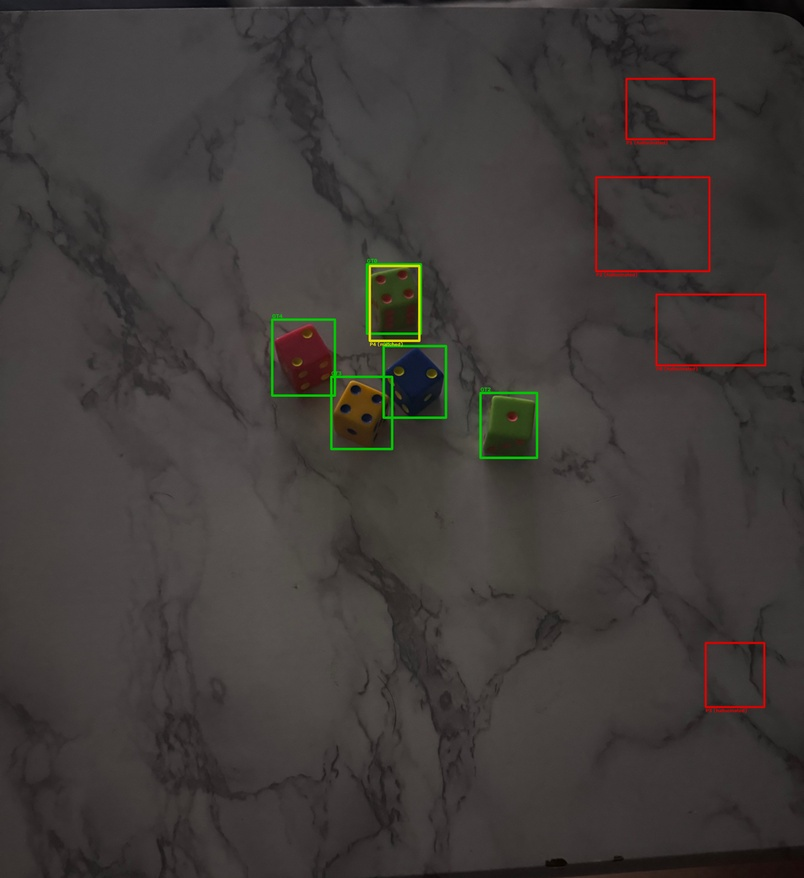
#> input picture runs/localization/failure_analysis/d6_ - 122_jpeg.rf.APJxsi3oQTL3RaeoWwjF_diagnostic.jpg, 804 x 878 px, shrunk from 4284 x 4682 before the run, given in place of d6_ - 737.jpeg, which was not available
$ python manual_locate.py
#> lines starting #> are read from the running program, lines starting #| are printed output that depends on the picture; after the words box and inside, x2 and y2 are one past the last pixel; in counts of white or black regions, pixels touching at a corner belong together; pictures that were not available may be replaced by others from this repository, and a replacement may not be noted
import argparse
from dataclasses import dataclass
from pathlib import Path
import cv2 as cv
import numpy as np

# image; lighting; dice and background; best dice detection
# 1; good lighting; light dice light bg; grey_hsv_circled, grey_hsv_canny_circled
# 9; good lighting; dark dice light bg; hsv_otsu_boxed, hsv_tresh_boxed, hsv_triangle_boxed
# 22; good lighting; dark dice dark bg; hsv_otsu_boxed, hsv_tresh_boxed, hsv_triangle_boxed, lab_trsh_box, lab_triangle_boxed
# 67; good lighting; light dice dark bg; hsv_otsu_boxed, hsv_triangle_boxed, lab_outsu_boxed, lab_triangle_boxed, lab_tresh_boxed
# 649; poor lighting; dark dice light bg; hsv_otsu_boxed, lab_canny_circled, lab_triangle_boxed
# 661; poor lighting; light dice light bg; grey_hsv_circ
# 728; poor lighting; light dice dark bg; lab_otsu_box (1 box), lab_thresh_boxed (2 boxes), lab_triangle_boxed (2 boes)
# 737; poor lighting; dark dice dark bg; lab_otsu_boxed, lab_triangle_boxed


CURRENT_DIR = Path.cwd()
OUTPUT_DIR = CURRENT_DIR / "runs/localization/latest/run_737"
HSV_DIR = OUTPUT_DIR / "hsv"
LAB_DIR = OUTPUT_DIR / "lab"
ANNOTATED_DIR = OUTPUT_DIR / "annotated"
EDGES_DIR = OUTPUT_DIR / "edges"
IMAGE_DIR = CURRENT_DIR / "data/raw/d6_ - 737.jpeg"
DEBUG = True
MIN_AREA_FRACTION = 0.0015
MAX_AREA_FRACTION = 0.10
MIN_ASPECT_RATIO = 0.45
MAX_ASPECT_RATIO = 2.2
MIN_SOLIDITY = 0.75
MORPH_KERNEL_SIZE = (5, 5)

OUTPUT_DIR.mkdir(parents=True, exist_ok=True)
HSV_DIR.mkdir(parents=True, exist_ok=True)
LAB_DIR.mkdir(parents=True, exist_ok=True)
ANNOTATED_DIR.mkdir(parents=True, exist_ok=True)
EDGES_DIR.mkdir(parents=True, exist_ok=True)

def contour_solidity(contour):
    area = cv.contourArea(contour)
    hull = cv.convexHull(contour)
    hull_area = cv.contourArea(hull)
    if hull_area == 0:
        return 0
    return area / hull_area

def filter_dice_contours(contours, image_area):
    min_area_px = MIN_AREA_FRACTION * image_area
    max_area_px = MAX_AREA_FRACTION * image_area
    boxes = []
    for c in contours:
        area = cv.contourArea(c)
        if area < min_area_px or area > max_area_px:
            continue

        x, y, w, h = cv.boundingRect(c)
        aspect_ratio = w / h if h > 0 else 0
        if aspect_ratio < MIN_ASPECT_RATIO or aspect_ratio > MAX_ASPECT_RATIO:
            continue

        if contour_solidity(c) < MIN_SOLIDITY:
            continue

        boxes.append((x, y, w, h))

    return boxes

def box_dice(orig_img, input_img):
    image_area = orig_img.shape[0] * orig_img.shape[1]
    kernel = cv.getStructuringElement(cv.MORPH_ELLIPSE, MORPH_KERNEL_SIZE)
    opened = cv.morphologyEx(input_img, cv.MORPH_OPEN, kernel, iterations=3)
    closed = cv.morphologyEx(opened, cv.MORPH_CLOSE, kernel, iterations=3)
    if len(closed.shape) == 3:
        closed = cv.cvtColor(closed, cv.COLOR_BGR2GRAY)
    contours, _ = cv.findContours(closed, cv.RETR_EXTERNAL, cv.CHAIN_APPROX_SIMPLE)
    boxes = filter_dice_contours(contours, image_area)
    boxed = orig_img.copy()
    for i, (x, y, w, h) in enumerate(boxes):
        cv.rectangle(boxed, (x, y), (x + w, y + h), (0, 255, 0), 12)

    return boxed

def circle_pips(orig_img, input_img):
    circled = orig_img.copy()
    if len(input_img.shape) == 3:
        input_img = cv.cvtColor(input_img, cv.COLOR_BGR2GRAY)
    circles = cv.HoughCircles(
        input_img,
        cv.HOUGH_GRADIENT,
        dp=1,
        minDist=orig_img.shape[0]/85,
        param1=200,
        param2=10,
        minRadius=20,
        maxRadius=30
    )

    if circles is not None:
        circles = np.uint16(np.around(circles))
        for i in circles[0, :]:
            cv.circle(circled, (i[0], i[1]), i[2], (0, 255, 0), 2)
            cv.circle(circled, (i[0], i[1]), 2, (0, 0, 255), 3)

    return circled

image = cv.imread(IMAGE_DIR)
#> image is the input picture: shape (878, 804, 3); mean B, G, R 56.5, 59, 63.4
if image is None:
    raise FileNotFoundError(f"Could not read image: {IMAGE_DIR}")

blurred = cv.GaussianBlur(image, (3,3), .05)

# HSV
hsv = cv.cvtColor(blurred, cv.COLOR_BGR2HSV)
#> hsv: shape (878, 804, 3); mean H, S, V 31.3, 29.1, 64.4
grey_hsv = cv.cvtColor(hsv, cv.COLOR_BGR2GRAY)

retval, hsv_thresh_img = cv.threshold(grey_hsv, 127, 255, cv.THRESH_BINARY)
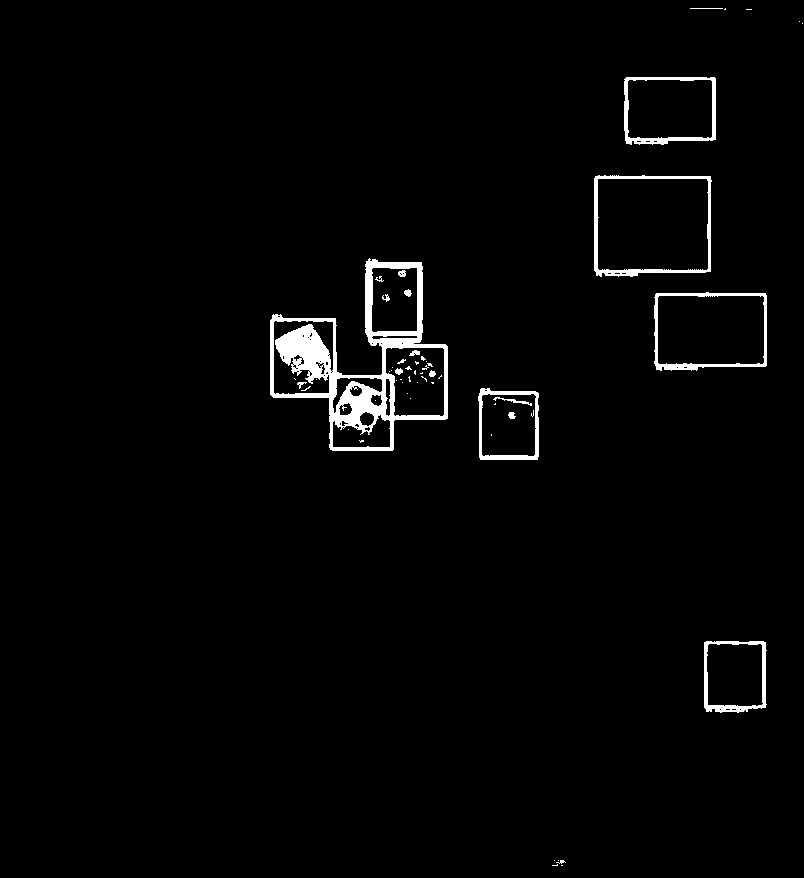
#> hsv_thresh_img: shape (878, 804); 2.1% white; 57 white regions (39 under 20 px), largest, box (x1, y1, x2, y2) and area: (270, 258, 448, 451) 8430, (594, 175, 712, 277) 1527, (654, 292, 767, 371) 1263
otsu_retval, hsv_otsu_img = cv.threshold(grey_hsv, 0, 255, cv.THRESH_BINARY + cv.THRESH_OTSU)
#> hsv_otsu_img: shape (878, 804); 3.7% white; 42 white regions (27 under 20 px), largest, box (x1, y1, x2, y2) and area: (269, 258, 449, 452) 14903, (478, 386, 539, 461) 3245, (593, 175, 713, 278) 2112
#> otsu_retval = 88
triangle_retval, hsv_triangle_img = cv.threshold(grey_hsv, 0, 255, cv.THRESH_BINARY + cv.THRESH_TRIANGLE)
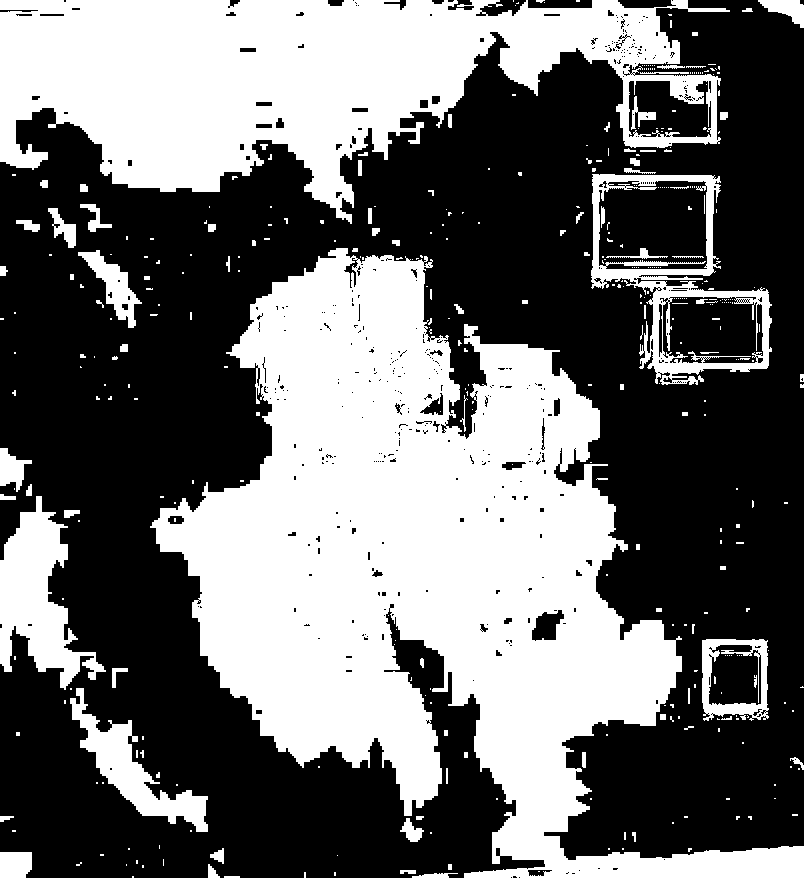
#> hsv_triangle_img: shape (878, 804); 42.8% white; 402 white regions (308 under 20 px), largest, box (x1, y1, x2, y2) and area: (150, 248, 804, 878) 179330, (0, 0, 730, 224) 86694, (0, 496, 106, 690) 9200
#> triangle_retval = 37

hsv_adaptive_gaus_img = cv.adaptiveThreshold(
    grey_hsv,
    255,
    cv.ADAPTIVE_THRESH_GAUSSIAN_C,
    cv.THRESH_BINARY,
    5,
    2
)
#> hsv_adaptive_gaus_img: shape (878, 804); 93.5% white; black in thin lines or dots

hsv_adaptive_mean_img = cv.adaptiveThreshold(
    grey_hsv,
    255,
    cv.ADAPTIVE_THRESH_MEAN_C,
    cv.THRESH_BINARY,
    5,
    2
)
#> hsv_adaptive_mean_img: shape (878, 804); 91.5% white; black in thin lines or dots

cv.imwrite(str(HSV_DIR / "original.jpg"), image)
cv.imwrite(str(HSV_DIR / "hsv.jpg"), hsv)
cv.imwrite(str(HSV_DIR / "hsv_grey.jpg"), grey_hsv)
cv.imwrite(str(HSV_DIR / "hsv_thresh.jpg"), hsv_thresh_img)
cv.imwrite(str(HSV_DIR / "hsv_otsu_img.jpg"), hsv_otsu_img)
cv.imwrite(str(HSV_DIR / "hsv_triangle_img.jpg"), hsv_triangle_img)
cv.imwrite(str(HSV_DIR / "hsv_adaptive_gaus_img.jpg"), hsv_adaptive_gaus_img)
cv.imwrite(str(HSV_DIR / "hsv_adaptive_mean_img.jpg"), hsv_adaptive_mean_img)

# Lab
lab = cv.cvtColor(blurred, cv.COLOR_BGR2LAB)
#> lab: shape (878, 804, 3); mean of channels 0, 1, 2 64.5, 129.6, 130.2
grey_lab = cv.cvtColor(lab, cv.COLOR_BGR2GRAY)
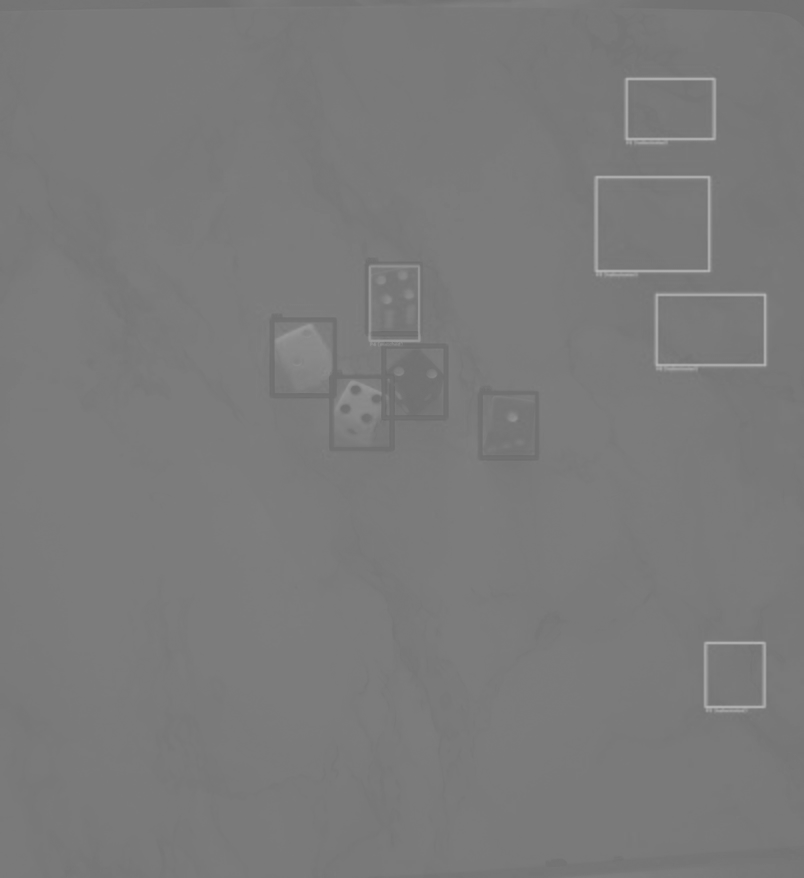
#> grey_lab: shape (878, 804); min 108, max 181, mean 122.4

retval, lab_thresh_img = cv.threshold(grey_lab, 127, 255, cv.THRESH_BINARY)
#> lab_thresh_img: shape (878, 804); 1.8% white; 39 white regions (24 under 20 px), largest, box (x1, y1, x2, y2) and area: (275, 323, 332, 390) 2776, (593, 175, 713, 278) 2150, (653, 292, 768, 373) 1949
otsu_retval, lab_otsu_img = cv.threshold(grey_lab, 0, 255, cv.THRESH_BINARY + cv.THRESH_OTSU)
#> lab_otsu_img: shape (878, 804); 0.88% white; 17 white regions (9 under 20 px), largest, box (x1, y1, x2, y2) and area: (594, 176, 711, 277) 1459, (654, 293, 767, 371) 1231, (625, 77, 716, 145) 1063
#> otsu_retval = 138
triangle_retval, lab_triangle_img = cv.threshold(grey_lab, 0, 255, cv.THRESH_BINARY + cv.THRESH_TRIANGLE)
#> triangle_retval = 127

lab_adaptive_gaus_img = cv.adaptiveThreshold(
    grey_lab,
    255,
    cv.ADAPTIVE_THRESH_GAUSSIAN_C,
    cv.THRESH_BINARY,
    5,
    2
)
#> lab_adaptive_gaus_img: shape (878, 804); 98.6% white; black in thin lines or dots

lab_adaptive_mean_img = cv.adaptiveThreshold(
    grey_lab,
    255,
    cv.ADAPTIVE_THRESH_MEAN_C,
    cv.THRESH_BINARY,
    5,
    2
)
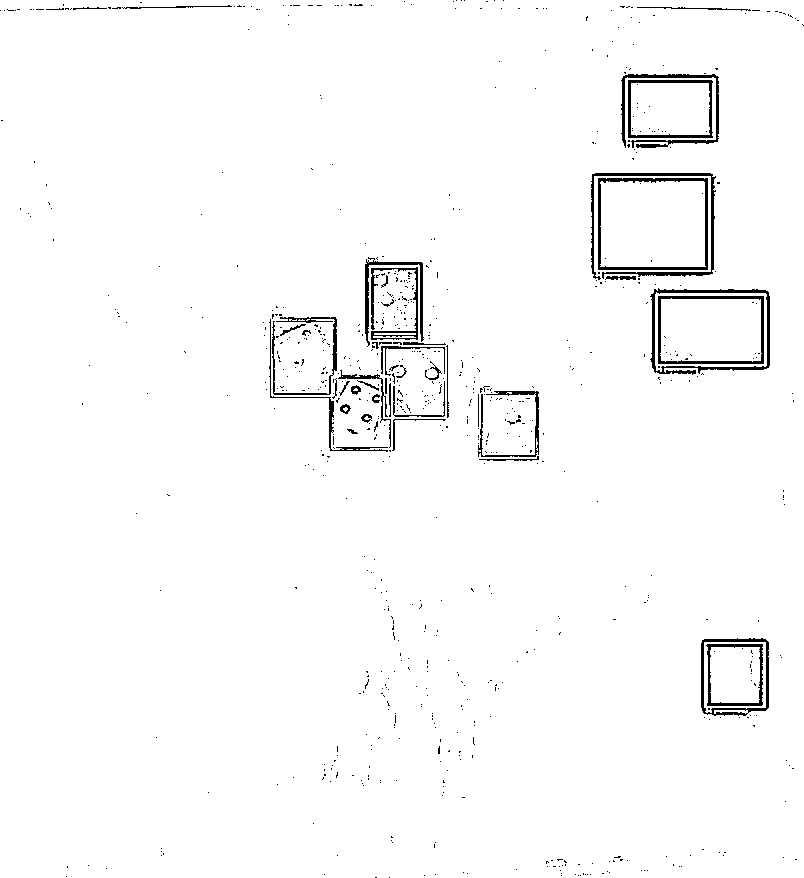
#> lab_adaptive_mean_img: shape (878, 804); 97.9% white; 755 black regions (710 under 20 px), largest, box (x1, y1, x2, y2) and area: (591, 173, 716, 280) 1266, (650, 288, 770, 375) 1242, (598, 178, 708, 270) 1212

cv.imwrite(str(LAB_DIR / "lab.jpg"), lab)
cv.imwrite(str(LAB_DIR / "lab_grey.jpg"), grey_lab)
cv.imwrite(str(LAB_DIR / "lab_thresh_img.jpg"), lab_thresh_img)
cv.imwrite(str(LAB_DIR / "lab_otsu_img.jpg"), lab_otsu_img)
cv.imwrite(str(LAB_DIR / "lab_triangle_img.jpg"), lab_triangle_img)
cv.imwrite(str(LAB_DIR / "lab_adaptive_gaus_img.jpg"), lab_adaptive_gaus_img)
cv.imwrite(str(LAB_DIR / "lab_adaptive_mean_img.jpg"), lab_adaptive_mean_img)

edge_input_images = {
    "hsv": hsv,
    "grey_hsv": grey_hsv,
    "hsv_thresh_img": hsv_thresh_img,
    "hsv_otsu_img": hsv_otsu_img,
    "hsv_triangle_img": hsv_triangle_img,
    "hsv_adaptive_gaus_img": hsv_adaptive_gaus_img,
    "hsv_adaptive_mean_img": hsv_adaptive_mean_img,
    "lab": lab,
    "grey_lab": grey_lab,
    "lab_thresh_img": lab_thresh_img,
    "lab_otsu_img": lab_otsu_img,
    "lab_triangle_img": lab_triangle_img,
    "lab_adaptive_gaus_img": lab_adaptive_gaus_img,
    "lab_adaptive_mean_img": lab_adaptive_mean_img
}

input_images = {
    "hsv": hsv,
    "grey_hsv": grey_hsv,
    "hsv_thresh_img": hsv_thresh_img,
    "hsv_otsu_img": hsv_otsu_img,
    "hsv_triangle_img": hsv_triangle_img,
    "hsv_adaptive_gaus_img": hsv_adaptive_gaus_img,
    "hsv_adaptive_mean_img": hsv_adaptive_mean_img,
    "lab": lab,
    "grey_lab": grey_lab,
    "lab_thresh_img": lab_thresh_img,
    "lab_otsu_img": lab_otsu_img,
    "lab_triangle_img": lab_triangle_img,
    "lab_adaptive_gaus_img": lab_adaptive_gaus_img,
    "lab_adaptive_mean_img": lab_adaptive_mean_img
}

for name, input_image in edge_input_images.items():
    sobel = cv.Sobel(src=input_image, ddepth=cv.CV_8U, dx=1, dy=1, ksize=5)
    canny = cv.Canny(image=input_image, threshold1=75, threshold2=200)
    laplacian = cv.Laplacian(input_image, ddepth=cv.CV_8U, ksize=3)

    cv.imwrite(str(EDGES_DIR / f"{name}_sobel.jpg"), sobel)
    cv.imwrite(str(EDGES_DIR / f"{name}_canny.jpg"), canny)
    cv.imwrite(str(EDGES_DIR / f"{name}_laplacian.jpg"), laplacian)

    input_images[f"{name}_sobel"] = sobel
    input_images[f"{name}_canny"] = canny
    input_images[f"{name}_laplacian"] = laplacian
#> this loop made 14 passes
#> name on passes 1 to 12: 'hsv', 'grey_hsv', 'hsv_thresh_img', 'hsv_otsu_img', 'hsv_triangle_img', 'hsv_adaptive_gaus_img', 'hsv_adaptive_mean_img', 'lab', 'grey_lab', 'lab_thresh_img', 'lab_otsu_img', 'lab_triangle_img'
#> pass 1, `canny = cv.Canny(image=input_image, threshold1=75, threshold2=200)`:
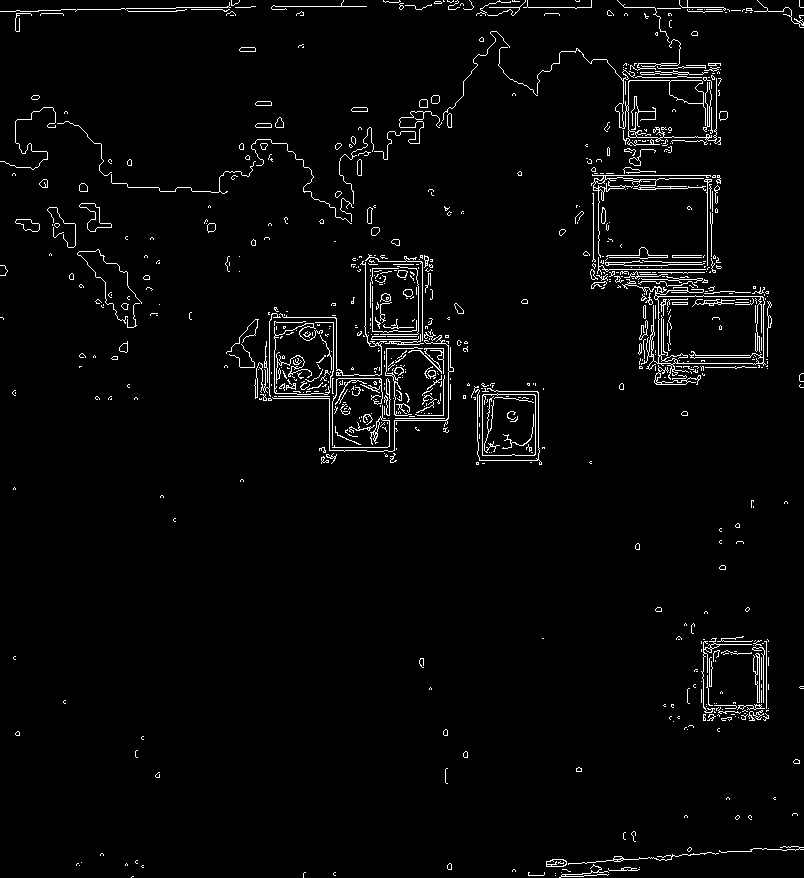
#> canny: shape (878, 804); 2.8% white in thin lines or dots
#> after the loop, input_images = 56 items

for name, input_image in input_images.items():
    boxed = box_dice(image, input_image)
    circled = circle_pips(image, input_image)

    cv.imwrite(str(ANNOTATED_DIR / f"{name}_boxed.jpg"), boxed)
    cv.imwrite(str(ANNOTATED_DIR / f"{name}_circled.jpg"), circled)
#> this loop made 56 passes
#> (name, circles in circle_pips) on passes 11, 42, 45, 46, 48: ('lab_otsu_img', [[648, 118, 26]]), ('lab_thresh_img_sobel', [[358, 406, 24], [304, 360, 28], [352, 418, 23]]), ('lab_otsu_img_sobel', [[296, 356, 29], [364, 406, 21]]), ('lab_otsu_img_canny', [[736, 684, 29], [728, 666, 27], [298, 356, 27]]), ('lab_triangle_img_sobel', [[358, 406, 24], [304, 360, 28], [352, 418, 23]])
#> pass 1, in box_dice, `closed = cv.cvtColor(closed, cv.COLOR_BGR2GRAY)`:
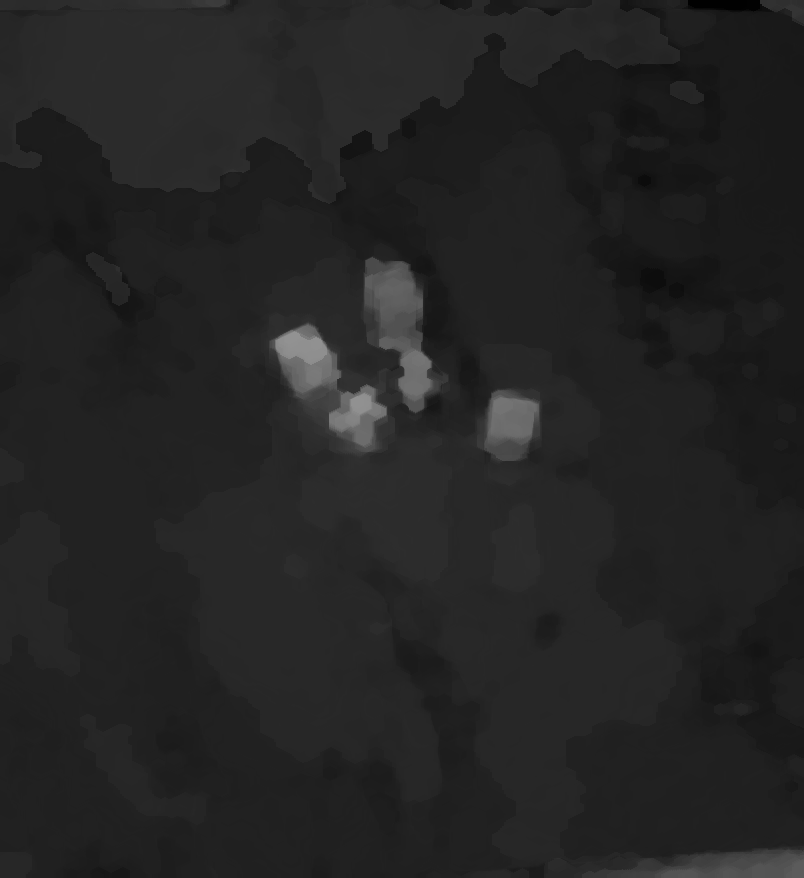
#> closed: shape (878, 804); min 1, max 146, mean 35.8
